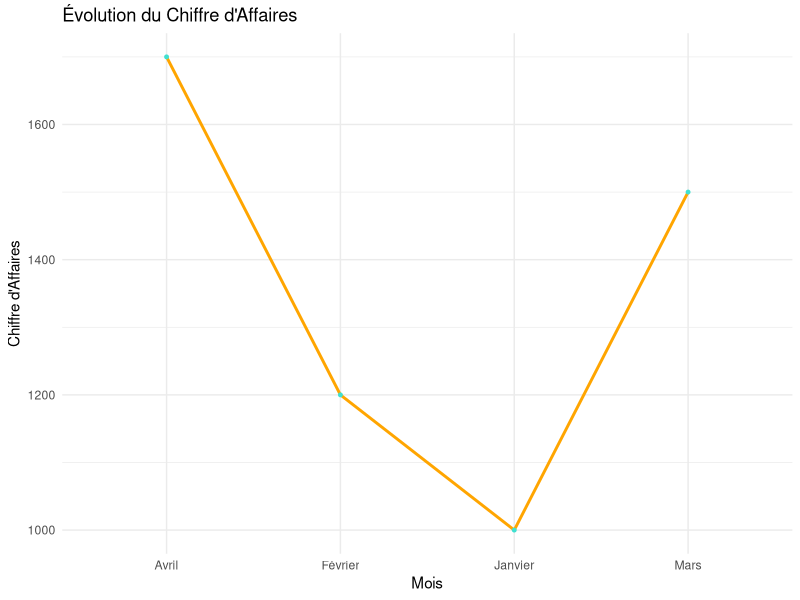

The R source for this figure:
library(ggplot2)

ventes <- data.frame(mois = c("Janvier", "Février", "Mars", "Avril"), chiffreAffaires = c(1000, 1200, 1500, 1700))

ggplot(data = ventes, aes(x = mois, y = chiffreAffaires, group=1)) + geom_line(color = "orange", size=1) + geom_point(color = "turquoise", size=1) + 
labs(title = "Évolution du Chiffre d'Affaires", x = "Mois", y = "Chiffre d'Affaires") + theme_minimal()             
